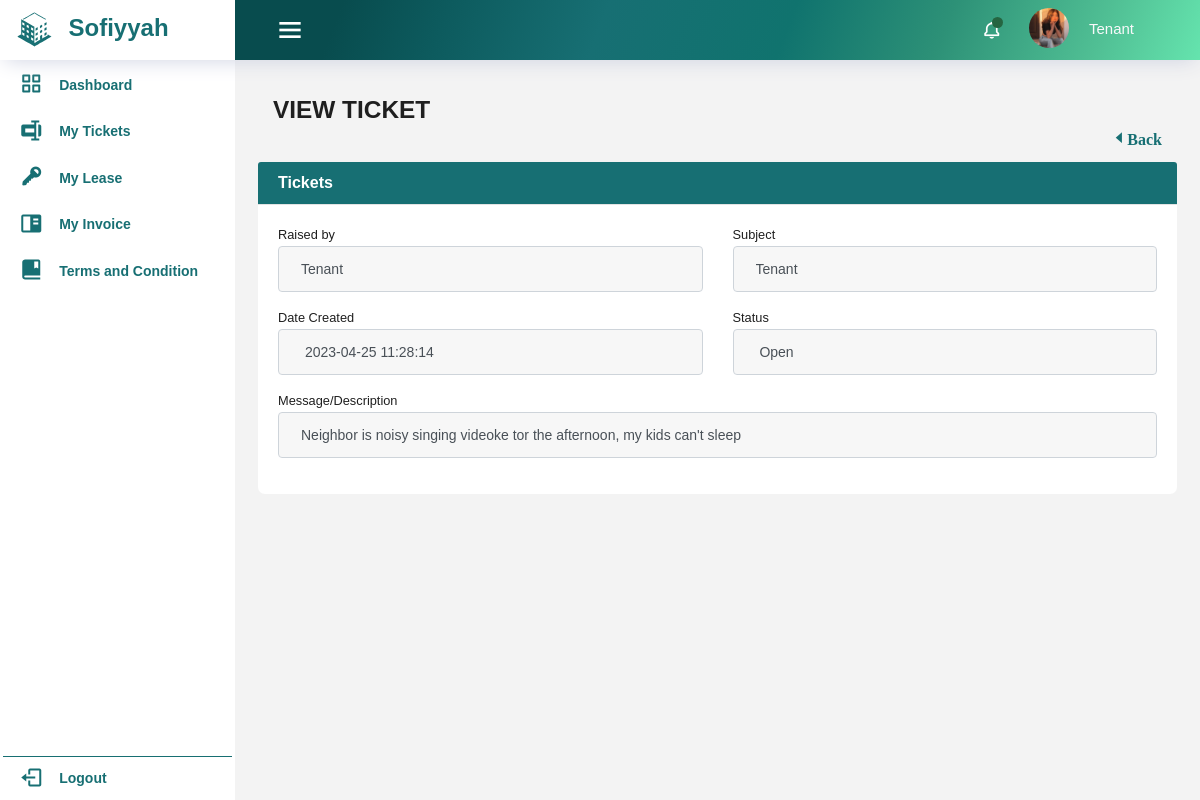
Page /atenant-dash/tenant_view_tickets.php?id=1 (signed in) on the committed database.
### tables this page shows
CREATE TABLE `tickets` (
  `id` int(11) NOT NULL,
  `raised_by` varchar(255) NOT NULL,
  `subject` varchar(255) NOT NULL,
  `date_created` datetime NOT NULL DEFAULT current_timestamp(),
  `status` set('Open','Overdue','Resolved','In Progress','Escalated','Closed') NOT NULL DEFAULT 'Open',
  `messages` text NOT NULL,
  `attachment` varchar(255) NOT NULL,
  `created_at` timestamp NOT NULL DEFAULT current_timestamp(),
  `updated_at` timestamp NOT NULL DEFAULT current_timestamp() ON UPDATE current_timestamp()
);

### atenant-dash/tenant_view_tickets.php (the view, shortened to what this page needs)
<?php
  require_once '../includes/dbconfig.php';
    require_once '../includes/header.php';
?>
<body>
  <div class="container-scroller">
    <?php
      require_once 'tenant_navbar.php';
    ?>
    <div class="container-fluid page-body-wrapper">
    <?php
        require_once 'tenant_sidebar.php';
      ?>
    <div class="main-panel">
      <div class="content-wrapper">
        <div class="row">
            <div class="col-12 col-xl-8 mb-4 mb-xl-0">
              <h3 class="font-weight-bolder">VIEW TICKET</h3>
            </div>
            <div class="add-page-container">
              <div class="col-md-2 d-flex justify-align-between float-right">
                <a href="tenant_ticket.php" class='bx bx-caret-left'>Back</a>
              </div>
            </div>
                      <?php
                      $id = $_GET['id'];
                      $sql = "SELECT * FROM tickets WHERE id = $id";
                      $result = mysqli_query($conn, $sql);
                      $row = mysqli_fetch_assoc($result);
      ?><div class="card mb-4">
      <div class="card-header">Tickets</div>
      <div class="card-body">
      <div class="row gx-3 mb-3">
              <div class="col-md-6">
                  <label class="small mb-1">Raised by</label>
                  <input class="form-control" id="" type="text" value="<?= $row['raised_by']  ?? '' ?>"readonly>
              </div>
              <div class="col-md-6">
                  <label class="small mb-1">Subject</label>
                  <input class="form-control" id="" type="text" value="<?= $row['raised_by']  ?? '' ?>"readonly>
              </div>
          </div>
          <div class="row gx-3 mb-3">
              <div class="col-md-6">
                  <label class="small mb-1" >Date Created</label>
                  <input class="form-control" id="" type="text"value=" <?= $row['date_created']  ?? '' ?>"readonly>
              </div>
              <div class="col-md-6">
                  <label class="small mb-1" >Status</label>
                  <input class="form-control" id="" type="text" value=" <?= $row['status']  ?? '' ?>"readonly>
              </div>
          </div>
          <div class="mb-3">
                  <label class="small mb-1">Message/Description</label>
                  <input class="form-control" id="" type="text"  value="<?= $row['messages']  ?? '' ?>"readonly>
              </div>
          </div>
      </div>
                    </div>
                        </div>
                      </div>

### css/custom.css (style rules this page uses)
:root { --fs-7: 13.4px; --fs-8: 9.2px; --fw-300: 300; --fw-500: 500; --fw-600: 600; --fw-700: 700; }
.mb-4 { font-weight: bold; }
.bx.bx-caret-left { color: #176f73; font-size: 1rem; margin-left: auto; font-weight: bold; }
*, *::before, *::after { box-sizing: border-box; }
.add-page-container { margin-bottom: 1rem; }
input { box-shadow: 0px 4px 8px rgba(29, 65, 46, 0.2); }
.card { position: relative; display: flex; flex-direction: column; min-width: 0; word-wrap: break-word; background-color: #fff; background-clip: border-box; border: 1px solid rgba(0,0,0,.125); border-radius: 1rem; }
.row>* { padding-left: calc(var(--bs-gutter-x) * .0); padding-right: calc(var(--bs-gutter-x) * .0); }
:root { --fc-small-font-size: .85em!important; --fc-page-bg-color: #fff!important; --fc-neutral-bg-color: hsla(0,0%,82%,.3)!important; --fc-neutral-text-color: grey!important; --fc-border-color: #ddd!important; --fc-button-text-color: #fff!important; --fc-button-bg-color: #2c3e50!important; --fc-button-border-color: #879baf6b!important; --fc-button-hover-bg-color: #2d6465!important; --fc-button-hover-border-color: #2d6465!important; --fc-button-active-bg-color: #115845e8!important; --fc-button-active-border-color: #115845e8!important; --fc-event-bg-color: #c3d837!important; --fc-event-border-color: #c3d837!important; --fc-event-text-color: #01105d!important; --fc-event-selected-overlay-color: rgba(0, 0, 0, 0.4)!important; --fc-more-link-bg-color: #d0d0d0!important; --fc-more-link-text-color: inherit!important; --fc-event-resizer-thickness: 8px!important; --fc-event-resizer-dot-total-width: 8px!important; --fc-event-resizer-dot-border-width: 1px!important; --fc-non-business-color: hsla(0,0%,84%,.3)!important; --fc-bg-event-color: #8be347!important; --fc-bg-event-opacity: 0.3!important; --fc-highlight-color: rgba(168, 232, 245, 0.3)!important; --fc-today-bg-color: rgb(46 112 179 / 10%)!important; --fc-now-indicator-color: red; }

### rows in the picture
tickets: raised_by "Tenant", status "Open", messages "Neighbor is noisy singing videoke tor the afternoon, my kids can't sleep"

### other values in the picture
$_SESSION['username'] "Tenant"
